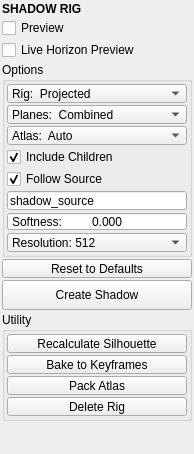
<?xml version="1.0" encoding="UTF-8"?>
<ui version="4.0">
 <class>QtUi</class>
 <widget class="QMainWindow" name="QtUi">
  <property name="geometry">
   <rect>
    <x>0</x>
    <y>0</y>
    <width>194</width>
    <height>300</height>
   </rect>
  </property>
  <property name="windowTitle">
   <string>Shadow Rig</string>
  </property>
  <widget class="QWidget" name="central_widget">
   <layout class="QVBoxLayout" name="verticalLayout">
    <property name="spacing">
     <number>2</number>
    </property>
    <property name="leftMargin">
     <number>2</number>
    </property>
    <property name="topMargin">
     <number>2</number>
    </property>
    <property name="rightMargin">
     <number>2</number>
    </property>
    <property name="bottomMargin">
     <number>2</number>
    </property>
    <item>
     <widget class="Header" name="header">
      <property name="font">
       <font>
        <weight>75</weight>
        <bold>true</bold>
       </font>
      </property>
      <property name="text">
       <string>SHADOW RIG</string>
      </property>
     </widget>
    </item>
    <item>
     <widget class="QCheckBox" name="chk_preview">
      <property name="text">
       <string>Preview</string>
      </property>
     </widget>
    </item>
    <item>
     <widget class="QCheckBox" name="chk_horizon_preview">
      <property name="text">
       <string>Live Horizon Preview</string>
      </property>
     </widget>
    </item>
    <item>
     <widget class="QGroupBox" name="groupBox">
      <property name="sizePolicy">
       <sizepolicy hsizetype="Preferred" vsizetype="Fixed">
        <horstretch>0</horstretch>
        <verstretch>0</verstretch>
       </sizepolicy>
      </property>
      <property name="title">
       <string>Options</string>
      </property>
      <layout class="QVBoxLayout" name="verticalLayout_2">
       <property name="spacing">
        <number>2</number>
       </property>
       <property name="leftMargin">
        <number>2</number>
       </property>
       <property name="topMargin">
        <number>2</number>
       </property>
       <property name="rightMargin">
        <number>2</number>
       </property>
       <property name="bottomMargin">
        <number>2</number>
       </property>
       <item>
        <widget class="ComboBox" name="cmb_type">
         <property name="minimumSize">
          <size>
           <width>0</width>
           <height>19</height>
          </size>
         </property>
         <property name="maximumSize">
          <size>
           <width>16777215</width>
           <height>19</height>
          </size>
         </property>
         <property name="currentIndex">
          <number>0</number>
         </property>
         <item>
          <property name="text">
           <string>Rig:  Projected</string>
          </property>
         </item>
         <item>
          <property name="text">
           <string>Rig:  Horizon</string>
          </property>
         </item>
        </widget>
       </item>
       <item>
        <widget class="ComboBox" name="cmb_planes">
         <property name="minimumSize">
          <size>
           <width>0</width>
           <height>19</height>
          </size>
         </property>
         <property name="maximumSize">
          <size>
           <width>16777215</width>
           <height>19</height>
          </size>
         </property>
         <property name="currentIndex">
          <number>0</number>
         </property>
         <item>
          <property name="text">
           <string>Planes:  Combined</string>
          </property>
         </item>
         <item>
          <property name="text">
           <string>Planes:  Per object</string>
          </property>
         </item>
        </widget>
       </item>
       <item>
        <widget class="ComboBox" name="cmb_atlas">
         <property name="minimumSize">
          <size>
           <width>0</width>
           <height>19</height>
          </size>
         </property>
         <property name="maximumSize">
          <size>
           <width>16777215</width>
           <height>19</height>
          </size>
         </property>
         <property name="currentIndex">
          <number>0</number>
         </property>
         <item>
          <property name="text">
           <string>Atlas:  Auto</string>
          </property>
         </item>
         <item>
          <property name="text">
           <string>Atlas:  Off</string>
          </property>
         </item>
         <item>
          <property name="text">
           <string>Atlas:  On</string>
          </property>
         </item>
        </widget>
       </item>
       <item>
        <widget class="QCheckBox" name="chk_combine">
         <property name="text">
          <string>Include Children</string>
         </property>
         <property name="checked">
          <bool>true</bool>
         </property>
        </widget>
       </item>
       <item>
        <widget class="QCheckBox" name="chk_follow">
         <property name="toolTip">
          <string>Re-render every silhouette as soon as its source or its target moves (the plane already follows both; the drawn shape is one direction's projection). Off: press Reproject or Recalculate Silhouette.</string>
         </property>
         <property name="text">
          <string>Follow Source</string>
         </property>
         <property name="checked">
          <bool>true</bool>
         </property>
        </widget>
       </item>
       <item>
        <widget class="LineEdit" name="txt_source">
         <property name="minimumSize">
          <size>
           <width>0</width>
           <height>19</height>
          </size>
         </property>
         <property name="maximumSize">
          <size>
           <width>16777215</width>
           <height>19</height>
          </size>
         </property>
         <property name="text">
          <string>shadow_source</string>
         </property>
         <property name="placeholderText">
          <string>Source Name(s)</string>
         </property>
        </widget>
       </item>
       <item>
        <widget class="DoubleSpinBox" name="s001">
         <property name="minimumSize">
          <size>
           <width>0</width>
           <height>19</height>
          </size>
         </property>
         <property name="maximumSize">
          <size>
           <width>16777215</width>
           <height>19</height>
          </size>
         </property>
         <property name="toolTip">
          <string>The diameter the shadow gives the source (world units; a directional light: degrees), set on the source itself so every rig it lights, Unity and the viewer share it. 0 = sharp.</string>
         </property>
         <property name="buttonSymbols">
          <enum>QAbstractSpinBox::NoButtons</enum>
         </property>
         <property name="keyboardTracking">
          <bool>false</bool>
         </property>
         <property name="prefix">
          <string>Softness:	</string>
         </property>
         <property name="debounce" stdset="0">
          <number>400</number>
         </property>
         <property name="decimals">
          <number>3</number>
         </property>
         <property name="minimum">
          <double>0.000000000000000</double>
         </property>
         <property name="maximum">
          <double>1000.000000000000000</double>
         </property>
         <property name="singleStep">
          <double>0.050000000000000</double>
         </property>
         <property name="value">
          <double>0.000000000000000</double>
         </property>
        </widget>
       </item>
       <item>
        <widget class="QComboBox" name="s000">
         <property name="minimumSize">
          <size>
           <width>0</width>
           <height>19</height>
          </size>
         </property>
         <property name="maximumSize">
          <size>
           <width>16777215</width>
           <height>19</height>
          </size>
         </property>
         <property name="currentIndex">
          <number>0</number>
         </property>
         <item>
          <property name="text">
           <string>Resolution: 512</string>
          </property>
         </item>
         <item>
          <property name="text">
           <string>Resolution: 128</string>
          </property>
         </item>
         <item>
          <property name="text">
           <string>Resolution: 256</string>
          </property>
         </item>
         <item>
          <property name="text">
           <string>Resolution: 1024</string>
          </property>
         </item>
         <item>
          <property name="text">
           <string>Resolution: 2048</string>
          </property>
         </item>
         <item>
          <property name="text">
           <string>Resolution: 4096</string>
          </property>
         </item>
         <item>
          <property name="text">
           <string>Resolution: 8192</string>
          </property>
         </item>
        </widget>
       </item>
      </layout>
     </widget>
    </item>
    <item>
     <widget class="QPushButton" name="b001">
      <property name="minimumSize">
       <size>
        <width>0</width>
        <height>19</height>
       </size>
      </property>
      <property name="maximumSize">
       <size>
        <width>16777215</width>
        <height>19</height>
       </size>
      </property>
      <property name="text">
       <string>Reset to Defaults</string>
      </property>
      <property name="iconSize">
       <size>
        <width>18</width>
        <height>18</height>
       </size>
      </property>
      <property name="checkable">
       <bool>false</bool>
      </property>
      <property name="checked">
       <bool>false</bool>
      </property>
     </widget>
    </item>
    <item>
     <widget class="QPushButton" name="b000">
      <property name="minimumSize">
       <size>
        <width>0</width>
        <height>30</height>
       </size>
      </property>
      <property name="text">
       <string>Create Shadow</string>
      </property>
     </widget>
    </item>
    <item>
     <widget class="CollapsableGroup" name="groupBox_utility">
      <property name="sizePolicy">
       <sizepolicy hsizetype="Preferred" vsizetype="Fixed">
        <horstretch>0</horstretch>
        <verstretch>0</verstretch>
       </sizepolicy>
      </property>
      <property name="title">
       <string>Utility</string>
      </property>
      <property name="checked">
       <bool>false</bool>
      </property>
      <layout class="QVBoxLayout" name="verticalLayout_3">
       <property name="spacing">
        <number>2</number>
       </property>
       <property name="leftMargin">
        <number>2</number>
       </property>
       <property name="topMargin">
        <number>2</number>
       </property>
       <property name="rightMargin">
        <number>2</number>
       </property>
       <property name="bottomMargin">
        <number>2</number>
       </property>
       <item>
        <widget class="PushButton" name="b003">
         <property name="minimumSize">
          <size>
           <width>0</width>
           <height>19</height>
          </size>
         </property>
         <property name="maximumSize">
          <size>
           <width>16777215</width>
           <height>19</height>
          </size>
         </property>
         <property name="text">
          <string>Recalculate Silhouette</string>
         </property>
        </widget>
       </item>
       <item>
        <widget class="PushButton" name="b002">
         <property name="minimumSize">
          <size>
           <width>0</width>
           <height>19</height>
          </size>
         </property>
         <property name="maximumSize">
          <size>
           <width>16777215</width>
           <height>19</height>
          </size>
         </property>
         <property name="text">
          <string>Bake to Keyframes</string>
         </property>
        </widget>
       </item>
       <item>
        <widget class="QPushButton" name="b010">
         <property name="minimumSize">
          <size>
           <width>0</width>
           <height>19</height>
          </size>
         </property>
         <property name="maximumSize">
          <size>
           <width>16777215</width>
           <height>19</height>
          </size>
         </property>
         <property name="text">
          <string>Pack Atlas</string>
         </property>
        </widget>
       </item>
       <item>
        <widget class="QPushButton" name="b009">
         <property name="minimumSize">
          <size>
           <width>0</width>
           <height>19</height>
          </size>
         </property>
         <property name="maximumSize">
          <size>
           <width>16777215</width>
           <height>19</height>
          </size>
         </property>
         <property name="text">
          <string>Delete Rig</string>
         </property>
        </widget>
       </item>
      </layout>
     </widget>
    </item>
    <item>
     <spacer name="verticalSpacer">
      <property name="orientation">
       <enum>Qt::Vertical</enum>
      </property>
      <property name="sizeType">
       <enum>QSizePolicy::Fixed</enum>
      </property>
      <property name="sizeHint" stdset="0">
       <size>
        <width>20</width>
        <height>10</height>
       </size>
      </property>
     </spacer>
    </item>
    <item>
     <widget class="Footer" name="footer" native="true">
      <property name="minimumSize">
       <size>
        <width>0</width>
        <height>19</height>
       </size>
      </property>
      <property name="maximumSize">
       <size>
        <width>16777215</width>
        <height>19</height>
       </size>
      </property>
     </widget>
    </item>
   </layout>
  </widget>
 </widget>
 <customwidgets>
  <customwidget>
   <class>Footer</class>
   <extends>QWidget</extends>
   <header>uitk.widgets.footer</header>
  </customwidget>
  <customwidget>
   <class>Header</class>
   <extends>QLabel</extends>
   <header>uitk.widgets.header.Header.h</header>
  </customwidget>
  <customwidget>
   <class>CollapsableGroup</class>
   <extends>QGroupBox</extends>
   <header>uitk.widgets.collapsableGroup.CollapsableGroup.h</header>
   <container>1</container>
  </customwidget>
  <customwidget>
   <class>PushButton</class>
   <extends>QPushButton</extends>
   <header>uitk.widgets.pushButton</header>
  </customwidget>
  <customwidget>
   <class>ComboBox</class>
   <extends>QComboBox</extends>
   <header>uitk.widgets.comboBox.ComboBox.h</header>
  </customwidget>
  <customwidget>
   <class>LineEdit</class>
   <extends>QLineEdit</extends>
   <header>widgets.lineedit.h</header>
  </customwidget>
  <customwidget>
   <class>DoubleSpinBox</class>
   <extends>QDoubleSpinBox</extends>
   <header>widgets.doublespinbox.h</header>
  </customwidget>
 </customwidgets>
 <resources/>
 <connections/>
</ui>
